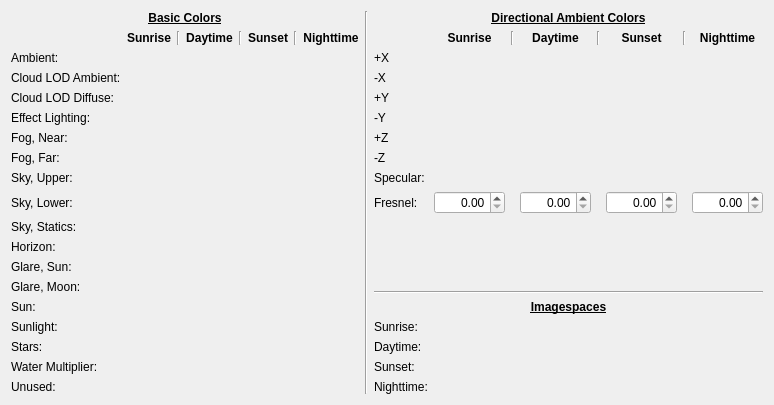
     <widget class="QWidget" name="tabColors">
      <attribute name="title">
       <string>Colors</string>
      </attribute>
      <layout class="QGridLayout" name="gridLayout_2">
       <item row="0" column="0">
        <layout class="QGridLayout" name="layoutColorsByDay">
         <item row="1" column="10">
          <widget class="QLabel" name="label_34">
           <property name="font">
            <font>
             <weight>75</weight>
             <bold>true</bold>
            </font>
           </property>
           <property name="text">
            <string>Sunrise</string>
           </property>
           <property name="alignment">
            <set>Qt::AlignCenter</set>
           </property>
          </widget>
         </item>
         <item row="4" column="0">
          <widget class="QLabel" name="colorLabelCloudLODDiffuse">
           <property name="text">
            <string>Cloud LOD Diffuse:</string>
           </property>
          </widget>
         </item>
         <item row="8" column="0">
          <widget class="QLabel" name="colorLabelSkyUpper">
           <property name="text">
            <string>Sky, Upper:</string>
           </property>
          </widget>
         </item>
         <item row="9" column="14">
          <widget class="QDoubleSpinBox" name="dalcFresnelSunset">
           <property name="alignment">
            <set>Qt::AlignRight|Qt::AlignTrailing|Qt::AlignVCenter</set>
           </property>
           <property name="maximum">
            <double>1000.000000000000000</double>
           </property>
          </widget>
         </item>
         <item row="12" column="0">
          <widget class="QLabel" name="colorLabelGlareSun">
           <property name="text">
            <string>Glare, Sun:</string>
           </property>
          </widget>
         </item>
         <item row="1" column="11">
          <widget class="Line" name="line_5">
           <property name="orientation">
            <enum>Qt::Vertical</enum>
           </property>
          </widget>
         </item>
         <item row="16" column="0">
          <widget class="QLabel" name="colorLabelStars">
           <property name="text">
            <string>Stars:</string>
           </property>
          </widget>
         </item>
         <item row="11" column="0">
          <widget class="QLabel" name="colorLabelHorizon">
           <property name="text">
            <string>Horizon:</string>
           </property>
          </widget>
         </item>
         <item row="1" column="13">
          <widget class="Line" name="line_6">
           <property name="orientation">
            <enum>Qt::Vertical</enum>
           </property>
          </widget>
         </item>
         <item row="1" column="6">
          <widget class="Line" name="line_4">
           <property name="orientation">
            <enum>Qt::Vertical</enum>
           </property>
          </widget>
         </item>
         <item row="1" column="7">
          <widget class="QLabel" name="label_6">
           <property name="font">
            <font>
             <weight>75</weight>
             <bold>true</bold>
            </font>
           </property>
           <property name="text">
            <string>Nighttime</string>
           </property>
           <property name="alignment">
            <set>Qt::AlignCenter</set>
           </property>
          </widget>
         </item>
         <item row="6" column="0">
          <widget class="QLabel" name="colorLabelFogNear">
           <property name="text">
            <string>Fog, Near:</string>
           </property>
          </widget>
         </item>
         <item row="5" column="9">
          <widget class="QLabel" name="label_28">
           <property name="text">
            <string>-Y</string>
           </property>
          </widget>
         </item>
         <item row="1" column="16">
          <widget class="QLabel" name="label_36">
           <property name="font">
            <font>
             <weight>75</weight>
             <bold>true</bold>
            </font>
           </property>
           <property name="text">
            <string>Nighttime</string>
           </property>
           <property name="alignment">
            <set>Qt::AlignCenter</set>
           </property>
          </widget>
         </item>
         <item row="2" column="9">
          <widget class="QLabel" name="label_25">
           <property name="text">
            <string>+X</string>
           </property>
          </widget>
         </item>
         <item row="0" column="9" colspan="8">
          <widget class="QLabel" name="label_24">
           <property name="font">
            <font>
             <weight>75</weight>
             <bold>true</bold>
             <underline>true</underline>
            </font>
           </property>
           <property name="text">
            <string>Directional Ambient Colors</string>
           </property>
           <property name="alignment">
            <set>Qt::AlignCenter</set>
           </property>
          </widget>
         </item>
         <item row="7" column="0">
          <widget class="QLabel" name="colorLabelFogFar">
           <property name="text">
            <string>Fog, Far:</string>
           </property>
          </widget>
         </item>
         <item row="0" column="8" rowspan="19">
          <widget class="Line" name="line">
           <property name="orientation">
            <enum>Qt::Vertical</enum>
           </property>
          </widget>
         </item>
         <item row="4" column="9">
          <widget class="QLabel" name="label_27">
           <property name="text">
            <string>+Y</string>
           </property>
          </widget>
         </item>
         <item row="9" column="16">
          <widget class="QDoubleSpinBox" name="dalcFresnelNighttime">
           <property name="alignment">
            <set>Qt::AlignRight|Qt::AlignTrailing|Qt::AlignVCenter</set>
           </property>
           <property name="maximum">
            <double>1000.000000000000000</double>
           </property>
          </widget>
         </item>
         <item row="8" column="9">
          <widget class="QLabel" name="label_31">
           <property name="text">
            <string>Specular:</string>
           </property>
          </widget>
         </item>
         <item row="3" column="0">
          <widget class="QLabel" name="colorLabelCloudLODAmbient">
           <property name="text">
            <string>Cloud LOD Ambient:</string>
           </property>
          </widget>
         </item>
         <item row="9" column="12">
          <widget class="QDoubleSpinBox" name="dalcFresnelDaytime">
           <property name="alignment">
            <set>Qt::AlignRight|Qt::AlignTrailing|Qt::AlignVCenter</set>
           </property>
           <property name="maximum">
            <double>1000.000000000000000</double>
           </property>
          </widget>
         </item>
         <item row="1" column="14">
          <widget class="QLabel" name="label_35">
           <property name="font">
            <font>
             <weight>75</weight>
             <bold>true</bold>
            </font>
           </property>
           <property name="text">
            <string>Sunset</string>
           </property>
           <property name="alignment">
            <set>Qt::AlignCenter</set>
           </property>
          </widget>
         </item>
         <item row="1" column="2">
          <widget class="Line" name="line_2">
           <property name="orientation">
            <enum>Qt::Vertical</enum>
           </property>
          </widget>
         </item>
         <item row="13" column="0">
          <widget class="QLabel" name="colorLabelGlareMoon">
           <property name="text">
            <string>Glare, Moon:</string>
           </property>
          </widget>
         </item>
         <item row="2" column="0">
          <widget class="QLabel" name="colorLabelAmbient">
           <property name="text">
            <string>Ambient:</string>
           </property>
          </widget>
         </item>
         <item row="7" column="9">
          <widget class="QLabel" name="label_30">
           <property name="text">
            <string>-Z</string>
           </property>
          </widget>
         </item>
         <item row="0" column="0" colspan="8">
          <widget class="QLabel" name="label_23">
           <property name="font">
            <font>
             <weight>75</weight>
             <bold>true</bold>
             <underline>true</underline>
            </font>
           </property>
           <property name="text">
            <string>Basic Colors</string>
           </property>
           <property name="alignment">
            <set>Qt::AlignCenter</set>
           </property>
          </widget>
         </item>
         <item row="6" column="9">
          <widget class="QLabel" name="label_29">
           <property name="text">
            <string>+Z</string>
           </property>
          </widget>
         </item>
         <item row="18" column="0">
          <widget class="QLabel" name="colorLabelUnused">
           <property name="text">
            <string>Unused:</string>
           </property>
          </widget>
         </item>
         <item row="9" column="9">
          <widget class="QLabel" name="label_32">
           <property name="text">
            <string>Fresnel:</string>
           </property>
          </widget>
         </item>
         <item row="1" column="1">
          <widget class="QLabel" name="label_3">
           <property name="font">
            <font>
             <weight>75</weight>
             <bold>true</bold>
            </font>
           </property>
           <property name="text">
            <string>Sunrise</string>
           </property>
           <property name="alignment">
            <set>Qt::AlignCenter</set>
           </property>
          </widget>
         </item>
         <item row="1" column="5">
          <widget class="QLabel" name="label_5">
           <property name="font">
            <font>
             <weight>75</weight>
             <bold>true</bold>
            </font>
           </property>
           <property name="text">
            <string>Sunset</string>
           </property>
           <property name="alignment">
            <set>Qt::AlignCenter</set>
           </property>
          </widget>
         </item>
         <item row="9" column="0">
          <widget class="QLabel" name="colorLabelSkyLower">
           <property name="text">
            <string>Sky, Lower:</string>
           </property>
          </widget>
         </item>
         <item row="5" column="0">
          <widget class="QLabel" name="colorLabelEffect">
           <property name="text">
            <string>Effect Lighting:</string>
           </property>
          </widget>
         </item>
         <item row="9" column="10">
          <widget class="QDoubleSpinBox" name="dalcFresnelSunrise">
           <property name="alignment">
            <set>Qt::AlignRight|Qt::AlignTrailing|Qt::AlignVCenter</set>
           </property>
           <property name="maximum">
            <double>1000.000000000000000</double>
           </property>
          </widget>
         </item>
         <item row="15" column="0">
          <widget class="QLabel" name="colorLabelSunlight">
           <property name="text">
            <string>Sunlight:</string>
           </property>
          </widget>
         </item>
         <item row="1" column="12">
          <widget class="QLabel" name="label_33">
           <property name="font">
            <font>
             <weight>75</weight>
             <bold>true</bold>
            </font>
           </property>
           <property name="text">
            <string>Daytime</string>
           </property>
           <property name="alignment">
            <set>Qt::AlignCenter</set>
           </property>
          </widget>
         </item>
         <item row="1" column="4">
          <widget class="Line" name="line_3">
           <property name="orientation">
            <enum>Qt::Vertical</enum>
           </property>
          </widget>
         </item>
         <item row="1" column="3">
          <widget class="QLabel" name="label_4">
           <property name="font">
            <font>
             <weight>75</weight>
             <bold>true</bold>
            </font>
           </property>
           <property name="text">
            <string>Daytime</string>
           </property>
           <property name="alignment">
            <set>Qt::AlignCenter</set>
           </property>
          </widget>
         </item>
         <item row="17" column="0">
          <widget class="QLabel" name="colorLabelWater">
           <property name="text">
            <string>Water Multiplier:</string>
           </property>
          </widget>
         </item>
         <item row="14" column="0">
          <widget class="QLabel" name="colorLabelSun">
           <property name="text">
            <string>Sun:</string>
           </property>
          </widget>
         </item>
         <item row="10" column="0">
          <widget class="QLabel" name="colorLabelSkyStatics">
           <property name="text">
            <string>Sky, Statics:</string>
           </property>
          </widget>
         </item>
         <item row="3" column="9">
          <widget class="QLabel" name="label_26">
           <property name="text">
            <string>-X</string>
           </property>
          </widget>
         </item>
         <item row="1" column="15">
          <widget class="Line" name="line_7">
           <property name="orientation">
            <enum>Qt::Vertical</enum>
           </property>
          </widget>
         </item>
         <item row="2" column="1">
          <widget class="DKColorPickerButton" name="colorAmbientSunrise">
           <property name="accessibleName">
            <string>Ambient Color at Sunrise</string>
           </property>
          </widget>
         </item>
         <item row="2" column="3">
          <widget class="DKColorPickerButton" name="colorAmbientDaytime">
           <property name="accessibleName">
            <string>Ambient Color at Daytime</string>
           </property>
          </widget>
         </item>
         <item row="2" column="5">
          <widget class="DKColorPickerButton" name="colorAmbientSunset">
           <property name="accessibleName">
            <string>Ambient Color at Sunset</string>
           </property>
          </widget>
         </item>
         <item row="2" column="7">
          <widget class="DKColorPickerButton" name="colorAmbientNighttime">
           <property name="accessibleName">
            <string>Ambient Color at Nighttime</string>
           </property>
          </widget>
         </item>
         <item row="3" column="1">
          <widget class="DKColorPickerButton" name="colorCloudLODAmbientSunrise"/>
         </item>
         <item row="3" column="3">
          <widget class="DKColorPickerButton" name="colorCloudLODAmbientDaytime"/>
         </item>
         <item row="3" column="5">
          <widget class="DKColorPickerButton" name="colorCloudLODAmbientSunset"/>
         </item>
         <item row="3" column="7">
          <widget class="DKColorPickerButton" name="colorCloudLODAmbientNighttime"/>
         </item>
         <item row="4" column="1">
          <widget class="DKColorPickerButton" name="colorCloudLODDiffuseSunrise"/>
         </item>
         <item row="4" column="3">
          <widget class="DKColorPickerButton" name="colorCloudLODDiffuseDaytime"/>
         </item>
         <item row="4" column="5">
          <widget class="DKColorPickerButton" name="colorCloudLODDiffuseSunset"/>
         </item>
         <item row="4" column="7">
          <widget class="DKColorPickerButton" name="colorCloudLODDiffuseNighttime"/>
         </item>
         <item row="5" column="1">
          <widget class="DKColorPickerButton" name="colorEffectSunrise"/>
         </item>
         <item row="5" column="3">
          <widget class="DKColorPickerButton" name="colorEffectDaytime"/>
         </item>
         <item row="5" column="5">
          <widget class="DKColorPickerButton" name="colorEffectSunset"/>
         </item>
         <item row="5" column="7">
          <widget class="DKColorPickerButton" name="colorEffectNighttime"/>
         </item>
         <item row="6" column="1">
          <widget class="DKColorPickerButton" name="colorFogNearSunrise"/>
         </item>
         <item row="6" column="3">
          <widget class="DKColorPickerButton" name="colorFogNearDaytime"/>
         </item>
         <item row="6" column="5">
          <widget class="DKColorPickerButton" name="colorFogNearSunset"/>
         </item>
         <item row="6" column="7">
          <widget class="DKColorPickerButton" name="colorFogNearNighttime"/>
         </item>
         <item row="7" column="1">
          <widget class="DKColorPickerButton" name="colorFogFarSunrise"/>
         </item>
         <item row="7" column="3">
          <widget class="DKColorPickerButton" name="colorFogFarDaytime"/>
         </item>
         <item row="7" column="5">
          <widget class="DKColorPickerButton" name="colorFogFarSunset"/>
         </item>
         <item row="7" column="7">
          <widget class="DKColorPickerButton" name="colorFogFarNighttime"/>
         </item>
         <item row="8" column="1">
          <widget class="DKColorPickerButton" name="colorSkyUpperSunrise"/>
         </item>
         <item row="8" column="3">
          <widget class="DKColorPickerButton" name="colorSkyUpperDaytime"/>
         </item>
         <item row="8" column="5">
          <widget class="DKColorPickerButton" name="colorSkyUpperSunset"/>
         </item>
         <item row="8" column="7">
          <widget class="DKColorPickerButton" name="colorSkyUpperNighttime"/>
         </item>
         <item row="9" column="1">
          <widget class="DKColorPickerButton" name="colorSkyLowerSunrise"/>
         </item>
         <item row="9" column="3">
          <widget class="DKColorPickerButton" name="colorSkyLowerDaytime"/>
         </item>
         <item row="9" column="5">
          <widget class="DKColorPickerButton" name="colorSkyLowerSunset"/>
         </item>
         <item row="9" column="7">
          <widget class="DKColorPickerButton" name="colorSkyLowerNighttime"/>
         </item>
         <item row="10" column="1">
          <widget class="DKColorPickerButton" name="colorSkyStaticsSunrise"/>
         </item>
         <item row="10" column="3">
          <widget class="DKColorPickerButton" name="colorSkyStaticsDaytime"/>
         </item>
         <item row="10" column="5">
          <widget class="DKColorPickerButton" name="colorSkyStaticsSunset"/>
         </item>
         <item row="10" column="7">
          <widget class="DKColorPickerButton" name="colorSkyStaticsNighttime"/>
         </item>
         <item row="11" column="1">
          <widget class="DKColorPickerButton" name="colorHorizonSunrise"/>
         </item>
         <item row="11" column="3">
          <widget class="DKColorPickerButton" name="colorHorizonDaytime"/>
         </item>
         <item row="11" column="5">
          <widget class="DKColorPickerButton" name="colorHorizonSunset"/>
         </item>
         <item row="11" column="7">
          <widget class="DKColorPickerButton" name="colorHorizonNighttime"/>
         </item>
         <item row="12" column="1">
          <widget class="DKColorPickerButton" name="colorGlareSunSunrise"/>
         </item>
         <item row="12" column="3">
          <widget class="DKColorPickerButton" name="colorGlareSunDaytime"/>
         </item>
         <item row="12" column="5">
          <widget class="DKColorPickerButton" name="colorGlareSunSunset"/>
         </item>
         <item row="12" column="7">
          <widget class="DKColorPickerButton" name="colorGlareSunNighttime"/>
         </item>
         <item row="13" column="1">
          <widget class="DKColorPickerButton" name="colorGlareMoonSunrise"/>
         </item>
         <item row="13" column="3">
          <widget class="DKColorPickerButton" name="colorGlareMoonDaytime"/>
         </item>
         <item row="13" column="5">
          <widget class="DKColorPickerButton" name="colorGlareMoonSunset"/>
         </item>
         <item row="13" column="7">
          <widget class="DKColorPickerButton" name="colorGlareMoonNighttime"/>
         </item>
         <item row="14" column="1">
          <widget class="DKColorPickerButton" name="colorSunSunrise"/>
         </item>
         <item row="14" column="3">
          <widget class="DKColorPickerButton" name="colorSunDaytime"/>
         </item>
         <item row="14" column="5">
          <widget class="DKColorPickerButton" name="colorSunSunset"/>
         </item>
         <item row="14" column="7">
          <widget class="DKColorPickerButton" name="colorSunNighttime"/>
         </item>
         <item row="15" column="1">
          <widget class="DKColorPickerButton" name="colorSunlightSunrise"/>
         </item>
         <item row="15" column="3">
          <widget class="DKColorPickerButton" name="colorSunlightDaytime"/>
         </item>
         <item row="15" column="5">
          <widget class="DKColorPickerButton" name="colorSunlightSunset"/>
         </item>
         <item row="15" column="7">
          <widget class="DKColorPickerButton" name="colorSunlightNighttime"/>
         </item>
         <item row="16" column="1">
          <widget class="DKColorPickerButton" name="colorStarsSunrise"/>
         </item>
         <item row="16" column="3">
          <widget class="DKColorPickerButton" name="colorStarsDaytime"/>
         </item>
         <item row="16" column="5">
          <widget class="DKColorPickerButton" name="colorStarsSunset"/>
         </item>
         <item row="16" column="7">
          <widget class="DKColorPickerButton" name="colorStarsNighttime"/>
         </item>
         <item row="17" column="1">
          <widget class="DKColorPickerButton" name="colorWaterSunrise"/>
         </item>
         <item row="17" column="3">
          <widget class="DKColorPickerButton" name="colorWaterDaytime"/>
         </item>
         <item row="17" column="5">
          <widget class="DKColorPickerButton" name="colorWaterSunset"/>
         </item>
         <item row="17" column="7">
          <widget class="DKColorPickerButton" name="colorWaterNighttime"/>
         </item>
         <item row="18" column="1">
          <widget class="DKColorPickerButton" name="colorUnusedSunrise"/>
         </item>
         <item row="18" column="3">
          <widget class="DKColorPickerButton" name="colorUnusedDaytime"/>
         </item>
         <item row="18" column="5">
          <widget class="DKColorPickerButton" name="colorUnusedSunset"/>
         </item>
         <item row="18" column="7">
          <widget class="DKColorPickerButton" name="colorUnusedNighttime"/>
         </item>
         <item row="2" column="10">
          <widget class="DKColorPickerButton" name="dalcXPosSunrise"/>
         </item>
         <item row="2" column="12">
          <widget class="DKColorPickerButton" name="dalcXPosDaytime"/>
         </item>
         <item row="2" column="14">
          <widget class="DKColorPickerButton" name="dalcXPosSunset"/>
         </item>
         <item row="2" column="16">
          <widget class="DKColorPickerButton" name="dalcXPosNighttime"/>
         </item>
         <item row="3" column="10">
          <widget class="DKColorPickerButton" name="dalcXNegSunrise"/>
         </item>
         <item row="3" column="12">
          <widget class="DKColorPickerButton" name="dalcXNegDaytime"/>
         </item>
         <item row="3" column="14">
          <widget class="DKColorPickerButton" name="dalcXNegSunset"/>
         </item>
         <item row="3" column="16">
          <widget class="DKColorPickerButton" name="dalcXNegNighttime"/>
         </item>
         <item row="4" column="10">
          <widget class="DKColorPickerButton" name="dalcYPosSunrise"/>
         </item>
         <item row="4" column="12">
          <widget class="DKColorPickerButton" name="dalcYPosDaytime"/>
         </item>
         <item row="4" column="14">
          <widget class="DKColorPickerButton" name="dalcYPosSunset"/>
         </item>
         <item row="4" column="16">
          <widget class="DKColorPickerButton" name="dalcYPosNighttime"/>
         </item>
         <item row="5" column="10">
          <widget class="DKColorPickerButton" name="dalcYNegSunrise"/>
         </item>
         <item row="5" column="12">
          <widget class="DKColorPickerButton" name="dalcYNegDaytime"/>
         </item>
         <item row="5" column="14">
          <widget class="DKColorPickerButton" name="dalcYNegSunset"/>
         </item>
         <item row="5" column="16">
          <widget class="DKColorPickerButton" name="dalcYNegNighttime"/>
         </item>
         <item row="6" column="10">
          <widget class="DKColorPickerButton" name="dalcZPosSunrise"/>
         </item>
         <item row="6" column="12">
          <widget class="DKColorPickerButton" name="dalcZPosDaytime"/>
         </item>
         <item row="6" column="14">
          <widget class="DKColorPickerButton" name="dalcZPosSunset"/>
         </item>
         <item row="6" column="16">
          <widget class="DKColorPickerButton" name="dalcZPosNighttime"/>
         </item>
         <item row="7" column="10">
          <widget class="DKColorPickerButton" name="dalcZNegSunrise"/>
         </item>
         <item row="7" column="12">
          <widget class="DKColorPickerButton" name="dalcZNegDaytime"/>
         </item>
         <item row="7" column="14">
          <widget class="DKColorPickerButton" name="dalcZNegSunset"/>
         </item>
         <item row="7" column="16">
          <widget class="DKColorPickerButton" name="dalcZNegNighttime"/>
         </item>
         <item row="8" column="10">
          <widget class="DKColorPickerButton" name="dalcSpecularSunrise"/>
         </item>
         <item row="8" column="12">
          <widget class="DKColorPickerButton" name="dalcSpecularDaytime"/>
         </item>
         <item row="8" column="14">
          <widget class="DKColorPickerButton" name="dalcSpecularSunset"/>
         </item>
         <item row="8" column="16">
          <widget class="DKColorPickerButton" name="dalcSpecularNighttime"/>
         </item>
         <item row="15" column="9">
          <widget class="QLabel" name="label_59">
           <property name="text">
            <string>Sunrise:</string>
           </property>
           <property name="buddy">
            <cstring>imagespaceSunrise</cstring>
           </property>
          </widget>
         </item>
         <item row="16" column="9">
          <widget class="QLabel" name="label_60">
           <property name="text">
            <string>Daytime:</string>
           </property>
           <property name="buddy">
            <cstring>imagespaceDaytime</cstring>
           </property>
          </widget>
         </item>
         <item row="17" column="9">
          <widget class="QLabel" name="label_61">
           <property name="text">
            <string>Sunset:</string>
           </property>
           <property name="buddy">
            <cstring>imagespaceSunset</cstring>
           </property>
          </widget>
         </item>
         <item row="18" column="9">
          <widget class="QLabel" name="label_62">
           <property name="text">
            <string>Nighttime:</string>
           </property>
           <property name="buddy">
            <cstring>imagespaceNighttime</cstring>
           </property>
          </widget>
         </item>
         <item row="15" column="10" colspan="7">
          <widget class="DKFormPicker" name="imagespaceSunrise"/>
         </item>
         <item row="17" column="10" colspan="7">
          <widget class="DKFormPicker" name="imagespaceSunset"/>
         </item>
         <item row="16" column="10" colspan="7">
          <widget class="DKFormPicker" name="imagespaceDaytime"/>
         </item>
         <item row="18" column="10" colspan="7">
          <widget class="DKFormPicker" name="imagespaceNighttime"/>
         </item>
         <item row="14" column="9" colspan="8">
          <widget class="QLabel" name="label_63">
           <property name="font">
            <font>
             <weight>75</weight>
             <bold>true</bold>
             <underline>true</underline>
            </font>
           </property>
           <property name="text">
            <string>Imagespaces</string>
           </property>
           <property name="alignment">
            <set>Qt::AlignCenter</set>
           </property>
          </widget>
         </item>
         <item row="13" column="9" colspan="8" alignment="Qt::AlignBottom">
          <widget class="Line" name="line_11">
           <property name="orientation">
            <enum>Qt::Horizontal</enum>
           </property>
          </widget>
         </item>
        </layout>
       </item>
       <item row="1" column="0">
        <spacer name="verticalSpacer">
         <property name="orientation">
          <enum>Qt::Vertical</enum>
         </property>
         <property name="sizeHint" stdset="0">
          <size>
           <width>0</width>
           <height>0</height>
          </size>
         </property>
        </spacer>
       </item>
       <item row="0" column="1">
        <spacer name="horizontalSpacer_3">
         <property name="orientation">
          <enum>Qt::Horizontal</enum>
         </property>
         <property name="sizeHint" stdset="0">
          <size>
           <width>0</width>
           <height>0</height>
          </size>
         </property>
        </spacer>
       </item>
      </layout>
     </widget>
